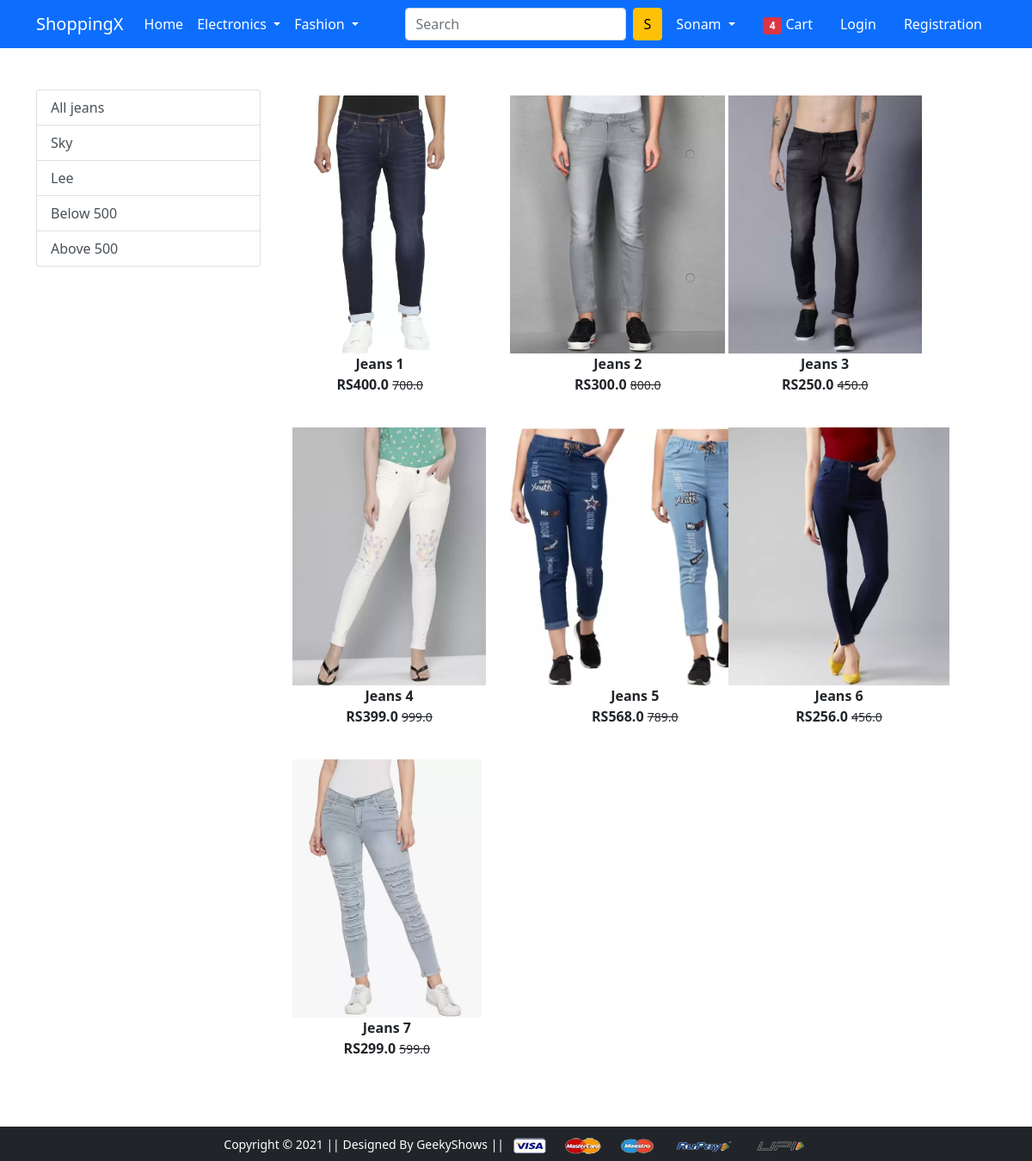
The app's page /jeans/ with its own data.
### app/models.py (models this page shows, shortened)
class Product(models.Model):
    title = models.CharField(max_length=50)
    selling_price = models.FloatField()
    discounted_price = models.FloatField()
    description = models.TextField()
    brand = models.CharField(max_length=50)
    category = models.CharField(choices=CATEGORY_CHOICES,max_length=20)
    product_image = models.ImageField(upload_to = 'productimg')

### app/views.py (the view)
# urls.py: path('jeans/',views.jeans,name="jeans"),
def jeans(request, data=None):
    if data == None:
        jeans= Product.objects.filter(category="J")
    elif data == "sky" or data == "lee":
        jeans = Product.objects.filter(category="J").filter(brand = data)
    elif data == "below":
        jeans = Product.objects.filter(category= "J").filter(discounted_price__lt=500)
    elif data == "above":
        jeans = Product.objects.filter(category= "J").filter(discounted_price__gt=500)
    return render(request,'app/jeans.html',{'jeans':jeans})

### app/templates/app/jeans.html (shortened to what this page needs)
{% extends 'app/base.html' %}
{% load static %}
{% block main-content %}
<div class="container my-5">
    <div class="row">
        <div class="col-sm-3">
            <div class="list-group">
                <a href="{% url 'jeans' %}" class="list-group-item list-group-item-action" aria-current="true">All
                    jeans</a>
                <a href="{% url 'jeansdata' 'sky' %}" class="list-group-item list-group-item-action"
                    aria-current="true">Sky</a>
                <a href="{% url 'jeansdata' 'lee' %}" class="list-group-item list-group-item-action"
                    aria-current="true">Lee</a>
                <a href="{% url 'jeansdata' 'below' %}" class="list-group-item list-group-item-action"
                    aria-current="true">Below 500</a>
                <a href="{% url 'jeansdata' 'above' %}" class="list-group-item list-group-item-action"
                    aria-current="true">Above 500</a>
            </div>
        </div>
        <div class="col-sm-8">
            <div class="row">
                {% for product in jeans %}
                <div class="col-sm-4 text-center mb-4">
                    <a href="{% url 'product-detail' product.id %}" class="btn">
                        <div class="item">
                            <img src="{{product.product_image.url}}" alt="" height="300" class="">
                            <div class="fw-bold">{{product.title}}</div>
                            <div class="fw-bold">RS{{product.discounted_price}}
                                <small class="fw-light text-decoration-line-through">{{product.selling_price}}</small>
                            </div>
                        </div>
                    </a>
                </div>
                {% endfor %}
            </div>
        </div>
    </div>
</div>
{% endblock main-content %}

### records on screen
Product: product_image (picture), title "Jeans 1", discounted_price "400.0", selling_price "700.0"
Product: product_image (picture), title "Jeans 2", discounted_price "300.0", selling_price "800.0"
Product: product_image (picture), title "Jeans 3", discounted_price "250.0", selling_price "450.0"
Product: product_image (picture), title "Jeans 4", discounted_price "399.0", selling_price "999.0"
Product: product_image (picture), title "Jeans 5", discounted_price "568.0", selling_price "789.0"
Product: product_image (picture), title "Jeans 6", discounted_price "256.0", selling_price "456.0"
Product: product_image (picture), title "Jeans 7", discounted_price "299.0", selling_price "599.0"
